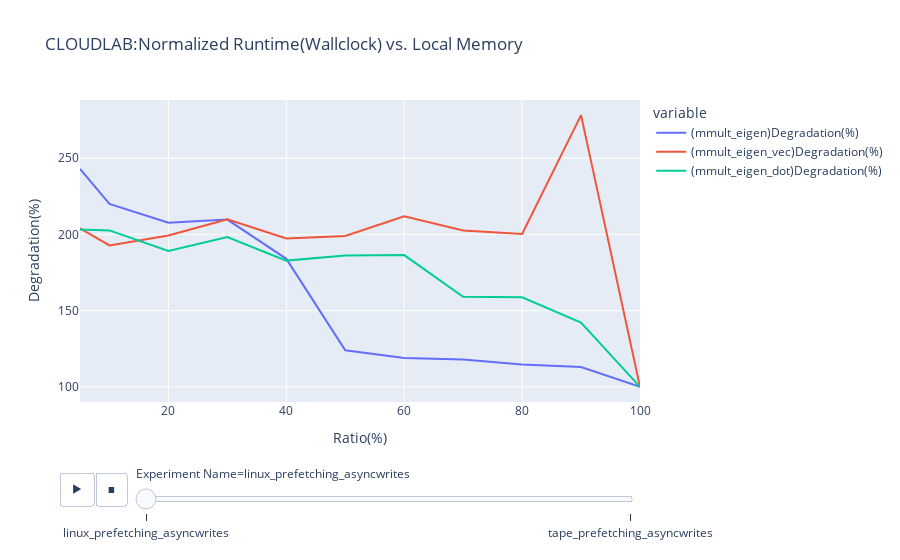
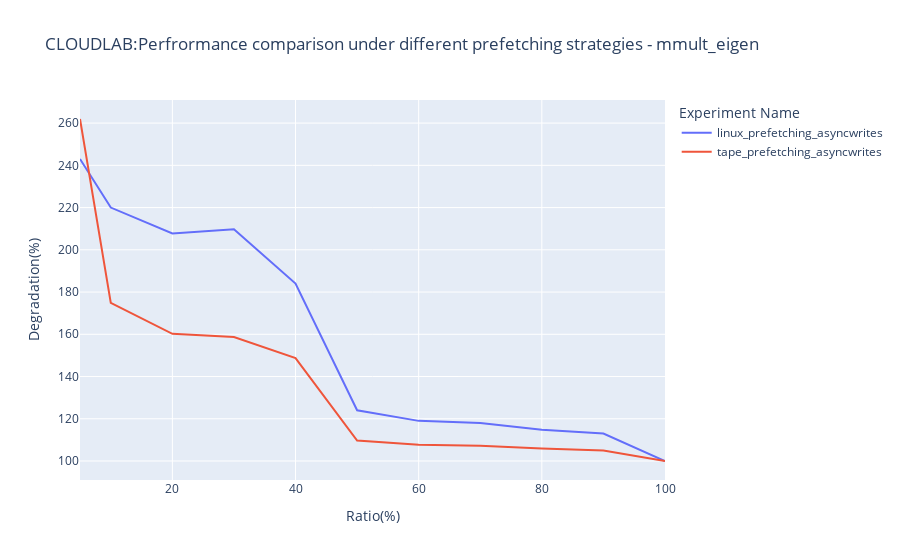
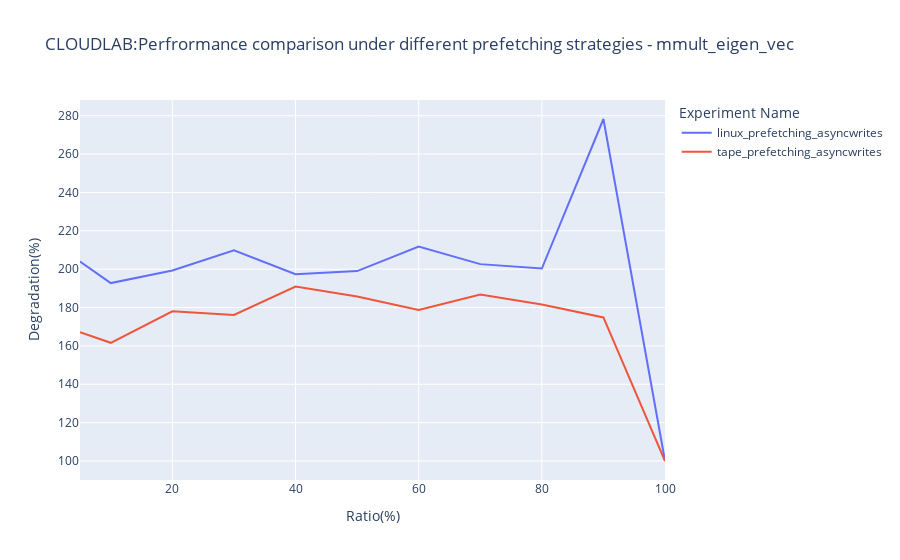
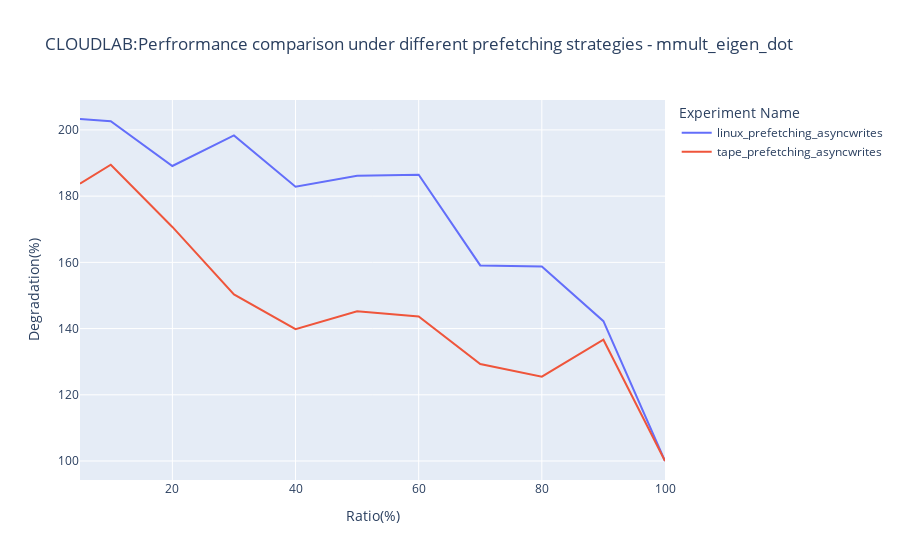

These figures' notebook cell, in order:
### Markdown cell above
## Explore & Plot

### Code cell
## TODO:::take_column_named:: VERY VERY HACKY.. assumes all tables have data appropriately sorted
## sanity check later with more data, if these plots become crucial
runtime = take_column_named("Measured(wallclock) runtime",data).dropna()
fig = px.line(runtime, title='Absolute(Wallclock) Runtime vs. Local Memory', 
              animation_frame="Experiment Name")
fig.update_layout(
    xaxis_title="Ratio(%)",
    yaxis_title="Measured(wallclock) runtime(s)",
)
#plot(fig)

degradations = take_column_named("Degradation(%)",data).dropna()
fig = px.line(degradations, title='Normalized Runtime(Wallclock) vs. Local Memory',
                animation_frame="Experiment Name")

fig.update_layout(
    xaxis_title="Ratio(%)",
    yaxis_title="Degradation(%)",
)
plot(fig)

degradations_no_ev = take_column_named("Degradation w/o Evictions(%)",data).dropna()
fig = px.line(degradations_no_ev, title='Normalized Runtime vs. Local Memory (SUBTRACT time spent in evictions)',
             animation_frame="Experiment Name")
fig.update_layout(
    xaxis_title="Ratio(%)",
    yaxis_title="Degradation w/o Evictions(%)",
)
#plot(fig)

    
for exp in WORKLOADS:
    fig = px.line(degradations.pivot(columns="Experiment Name", values="(%s)Degradation(%%)" % exp), title='Perfrormance comparison under different prefetching strategies - %s' % exp)
    fig.update_layout(
        xaxis_title="Ratio(%)",
        yaxis_title="Degradation(%)",
    )
    plot(fig)

### Figure 1 — Plotly figure (JSON) as saved in the notebook; plotly's stock layout.template omitted (floating-point values rounded to 4 significant figures)
{"data": [{"hovertemplate": "variable=(mmult_eigen)Degradation(%)<br>Experiment Name=linux_prefetching_asyncwrites<br>RATIO=%{x}<br>value=%{y}<extra></extra>", "legendgroup": "(mmult_eigen)Degradation(%)", "line": {"color": "#636efa", "dash": "solid"}, "marker": {"symbol": "circle"}, "mode": "lines", "name": "(mmult_eigen)Degradation(%)", "orientation": "v", "showlegend": true, "type": "scatter", "x": [5, 10, 20, 30, 40, 50, 60, 70, 80, 90, 100], "xaxis": "x", "y": [243.0, 220.0, 207.8, 209.8, 184, 124, 119, 118, 114.8, 113.0, 100], "yaxis": "y"}, {"hovertemplate": "variable=(mmult_eigen_vec)Degradation(%)<br>Experiment Name=linux_prefetching_asyncwrites<br>RATIO=%{x}<br>value=%{y}<extra></extra>", "legendgroup": "(mmult_eigen_vec)Degradation(%)", "line": {"color": "#EF553B", "dash": "solid"}, "marker": {"symbol": "circle"}, "mode": "lines", "name": "(mmult_eigen_vec)Degradation(%)", "orientation": "v", "showlegend": true, "type": "scatter", "x": [5, 10, 20, 30, 40, 50, 60, 70, 80, 90, 100], "xaxis": "x", "y": [203.9, 192.8, 199.3, 209.9, 197.4, 199.0, 211.8, 202.6, 200.3, 278.3, 100], "yaxis": "y"}, {"hovertemplate": "variable=(mmult_eigen_dot)Degradation(%)<br>Experiment Name=linux_prefetching_asyncwrites<br>RATIO=%{x}<br>value=%{y}<extra></extra>", "legendgroup": "(mmult_eigen_dot)Degradation(%)", "line": {"color": "#00cc96", "dash": "solid"}, "marker": {"symbol": "circle"}, "mode": "lines", "name": "(mmult_eigen_dot)Degradation(%)", "orientation": "v", "showlegend": true, "type": "scatter", "x": [5, 10, 20, 30, 40, 50, 60, 70, 80, 90, 100], "xaxis": "x", "y": [203.3, 202.6, 189.1, 198.3, 182.8, 186.1, 186.5, 159.1, 158.7, 142.2, 100], "yaxis": "y"}], "layout": {"legend": {"title": {"text": "variable"}, "tracegroupgap": 0}, "sliders": [{"active": 0, "currentvalue": {"prefix": "Experiment Name="}, "len": 0.9, "pad": {"b": 10, "t": 60}, "steps": [{"args": [["linux_prefetching_asyncwrites"], {"frame": {"duration": 0, "redraw": false}, "fromcurrent": true, "mode": "immediate", "transition": {"duration": 0, "easing": "linear"}}], "label": "linux_prefetching_asyncwrites", "method": "animate"}, {"args": [["tape_prefetching_asyncwrites"], {"frame": {"duration": 0, "redraw": false}, "fromcurrent": true, "mode": "immediate", "transition": {"duration": 0, "easing": "linear"}}], "label": "tape_prefetching_asyncwrites", "method": "animate"}], "x": 0.1, "xanchor": "left", "y": 0, "yanchor": "top"}], "title": {"text": "CLOUDLAB:Normalized Runtime(Wallclock) vs. Local Memory"}, "updatemenus": [{"buttons": [{"args": [null, {"frame": {"duration": 500, "redraw": false}, "fromcurrent": true, "mode": "immediate", "transition": {"duration": 500, "easing": "linear"}}], "label": "&#9654;", "method": "animate"}, {"args": [[null], {"frame": {"duration": 0, "redraw": false}, "fromcurrent": true, "mode": "immediate", "transition": {"duration": 0, "easing": "linear"}}], "label": "&#9724;", "method": "animate"}], "direction": "left", "pad": {"r": 10, "t": 70}, "showactive": false, "type": "buttons", "x": 0.1, "xanchor": "right", "y": 0, "yanchor": "top"}], "xaxis": {"anchor": "y", "domain": [0, 1], "title": {"text": "Ratio(%)"}}, "yaxis": {"anchor": "x", "domain": [0, 1], "title": {"text": "Degradation(%)"}}}}

### Figure 2 — Plotly figure (JSON) as saved in the notebook; plotly's stock layout.template omitted (floating-point values rounded to 4 significant figures)
{"data": [{"hovertemplate": "Experiment Name=linux_prefetching_asyncwrites<br>RATIO=%{x}<br>value=%{y}<extra></extra>", "legendgroup": "linux_prefetching_asyncwrites", "line": {"color": "#636efa", "dash": "solid"}, "marker": {"symbol": "circle"}, "mode": "lines", "name": "linux_prefetching_asyncwrites", "orientation": "v", "showlegend": true, "type": "scatter", "x": [5, 10, 20, 30, 40, 50, 60, 70, 80, 90, 100], "xaxis": "x", "y": [243.0, 220.0, 207.8, 209.8, 184, 124, 119, 118, 114.8, 113.0, 100], "yaxis": "y"}, {"hovertemplate": "Experiment Name=tape_prefetching_asyncwrites<br>RATIO=%{x}<br>value=%{y}<extra></extra>", "legendgroup": "tape_prefetching_asyncwrites", "line": {"color": "#EF553B", "dash": "solid"}, "marker": {"symbol": "circle"}, "mode": "lines", "name": "tape_prefetching_asyncwrites", "orientation": "v", "showlegend": true, "type": "scatter", "x": [5, 10, 20, 30, 40, 50, 60, 70, 80, 90, 100], "xaxis": "x", "y": [261.9, 174.9, 160.2, 158.7, 148.8, 109.7, 107.7, 107.2, 106.0, 105.0, 100], "yaxis": "y"}], "layout": {"legend": {"title": {"text": "Experiment Name"}, "tracegroupgap": 0}, "title": {"text": "CLOUDLAB:Perfrormance comparison under different prefetching strategies - mmult_eigen"}, "xaxis": {"anchor": "y", "domain": [0, 1], "title": {"text": "Ratio(%)"}}, "yaxis": {"anchor": "x", "domain": [0, 1], "title": {"text": "Degradation(%)"}}}}

### Figure 3 — Plotly figure (JSON) as saved in the notebook; plotly's stock layout.template omitted (floating-point values rounded to 4 significant figures)
{"data": [{"hovertemplate": "Experiment Name=linux_prefetching_asyncwrites<br>RATIO=%{x}<br>value=%{y}<extra></extra>", "legendgroup": "linux_prefetching_asyncwrites", "line": {"color": "#636efa", "dash": "solid"}, "marker": {"symbol": "circle"}, "mode": "lines", "name": "linux_prefetching_asyncwrites", "orientation": "v", "showlegend": true, "type": "scatter", "x": [5, 10, 20, 30, 40, 50, 60, 70, 80, 90, 100], "xaxis": "x", "y": [203.9, 192.8, 199.3, 209.9, 197.4, 199.0, 211.8, 202.6, 200.3, 278.3, 100], "yaxis": "y"}, {"hovertemplate": "Experiment Name=tape_prefetching_asyncwrites<br>RATIO=%{x}<br>value=%{y}<extra></extra>", "legendgroup": "tape_prefetching_asyncwrites", "line": {"color": "#EF553B", "dash": "solid"}, "marker": {"symbol": "circle"}, "mode": "lines", "name": "tape_prefetching_asyncwrites", "orientation": "v", "showlegend": true, "type": "scatter", "x": [5, 10, 20, 30, 40, 50, 60, 70, 80, 90, 100], "xaxis": "x", "y": [167.1, 161.6, 178.1, 176.1, 191.0, 185.8, 178.7, 186.8, 181.6, 174.8, 100], "yaxis": "y"}], "layout": {"legend": {"title": {"text": "Experiment Name"}, "tracegroupgap": 0}, "title": {"text": "CLOUDLAB:Perfrormance comparison under different prefetching strategies - mmult_eigen_vec"}, "xaxis": {"anchor": "y", "domain": [0, 1], "title": {"text": "Ratio(%)"}}, "yaxis": {"anchor": "x", "domain": [0, 1], "title": {"text": "Degradation(%)"}}}}

### Figure 4 — Plotly figure (JSON) as saved in the notebook; plotly's stock layout.template omitted (floating-point values rounded to 4 significant figures)
{"data": [{"hovertemplate": "Experiment Name=linux_prefetching_asyncwrites<br>RATIO=%{x}<br>value=%{y}<extra></extra>", "legendgroup": "linux_prefetching_asyncwrites", "line": {"color": "#636efa", "dash": "solid"}, "marker": {"symbol": "circle"}, "mode": "lines", "name": "linux_prefetching_asyncwrites", "orientation": "v", "showlegend": true, "type": "scatter", "x": [5, 10, 20, 30, 40, 50, 60, 70, 80, 90, 100], "xaxis": "x", "y": [203.3, 202.6, 189.1, 198.3, 182.8, 186.1, 186.5, 159.1, 158.7, 142.2, 100], "yaxis": "y"}, {"hovertemplate": "Experiment Name=tape_prefetching_asyncwrites<br>RATIO=%{x}<br>value=%{y}<extra></extra>", "legendgroup": "tape_prefetching_asyncwrites", "line": {"color": "#EF553B", "dash": "solid"}, "marker": {"symbol": "circle"}, "mode": "lines", "name": "tape_prefetching_asyncwrites", "orientation": "v", "showlegend": true, "type": "scatter", "x": [5, 10, 20, 30, 40, 50, 60, 70, 80, 90, 100], "xaxis": "x", "y": [183.8, 189.5, 170.7, 150.3, 139.8, 145.2, 143.6, 129.3, 125.5, 136.6, 100], "yaxis": "y"}], "layout": {"legend": {"title": {"text": "Experiment Name"}, "tracegroupgap": 0}, "title": {"text": "CLOUDLAB:Perfrormance comparison under different prefetching strategies - mmult_eigen_dot"}, "xaxis": {"anchor": "y", "domain": [0, 1], "title": {"text": "Ratio(%)"}}, "yaxis": {"anchor": "x", "domain": [0, 1], "title": {"text": "Degradation(%)"}}}}
